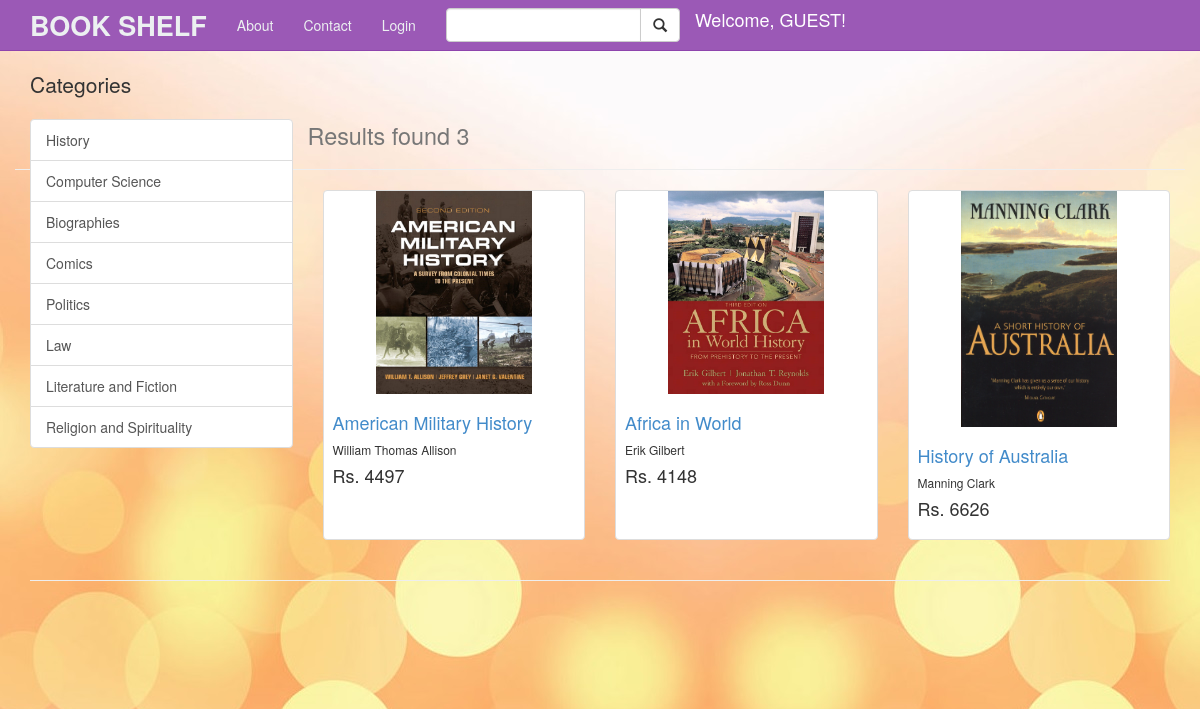
Screenshot of /search.php with the database file from the repository.
### tables this page shows
CREATE TABLE IF NOT EXISTS `books` (
  `bookid` int(50) NOT NULL AUTO_INCREMENT,
  `book_name` varchar(100) NOT NULL,
  `author_name` varchar(100) NOT NULL,
  `price` double NOT NULL,
  `upvote` int(50) NOT NULL,
  `aboutbook` varchar(5000) NOT NULL,
  `aboutauthor` varchar(5000) NOT NULL,
  `catid` int(50) NOT NULL,
  `image` varchar(50) NOT NULL,
  `isbn` varchar(50) NOT NULL,
  `pages` int(50) NOT NULL,
  PRIMARY KEY (`bookid`)
);

### searchbody.php (the view, shortened to what this page needs)
<?php
$search=$_SESSION['search'];
$query=mysql_query("select * from `bookshop`.`books` where `book_name` like '%$search%'");
if($query)
 {
 	echo "<div class='container'>";
 	include("sidebar.php");
 	$total=mysql_num_rows($query);
 	echo "<div class='page-header'>
  <h1><small>Results found $total</small></h1>
</div>";
 	while(($res=mysql_fetch_array($query)))
 	{
 		$bookid=$res['bookid'];
 		$bookname=$res['book_name'];
 		$image=$res['image'];
 		$author=$res['author_name'];
 		$price=$res['price'];
 		echo "<div class='col-sm-3 col-lg-3 col-md-3 bookthumbnail'>";
 		echo "<div class='thumbnail'>";
 		echo "<a href='books.php?bookid=$bookid'><img src='$image'></img></a>";
 		echo "<div class='caption'>";
	    echo "<h4><a href='books.php?bookid=$bookid'>$bookname</a></h4>";
        echo "<h6>$author</h6>";
        echo "<h4 class='pull-Down'>Rs. $price</h4>";
        echo "</div>";
        echo "</div>";
        echo "</div>";
 	}
 	echo "</div>";
 }
 else
 	echo "No results found";
?>

### css/shop-homepage.css (style rules this page uses)
body { padding-top: 70px; }
.caption { height: 130px; overflow: hidden; }
.caption h4 { white-space: nowrap; }
.thumbnail img { width: 60%; }
.thumbnail { padding: 0; }
body { background-image:url('../images/bg4.jpg'); }
.bookthumbnail .thumbnail { height: 350px; }

### rows the page displays
books: image (picture), book_name "American Military History", author_name "William Thomas Allison", price "4497"
books: image (picture), book_name "Africa in World", author_name "Erik Gilbert", price "4148"
books: image (picture), book_name "History of Australia", author_name "Manning Clark", price "6626"

### other values shown
$total "3"
